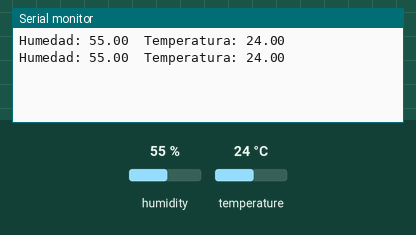
Recording of a sketch running on a simulated Arduino Uno, built with avr-gcc and run on an emulated ATmega328P. On the bench: the last lines printed to the serial monitor. The inputs (shaded band) are chosen by the test bench; at power-on: humidity 55 %, temperature 24 °C.

Above: at 2.8 s.
2.9 s: humidity set to 22 %
At 5.3 s:
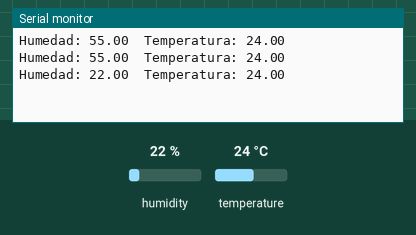
5.6 s: temperature set to 12 °C
At 6.7 s:
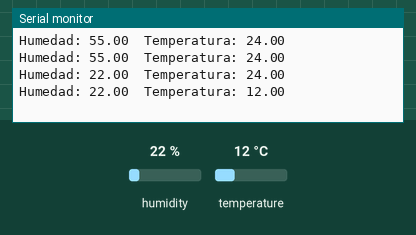
8.3 s: humidity set to 40 %
At 11.5 s:
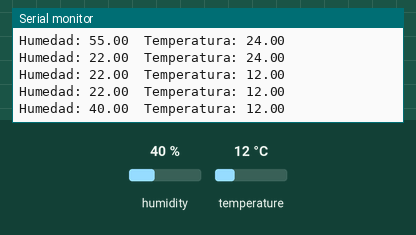
Timing chart, 0 to 13.0 s (numbered marks = the images above; inputs shaded):
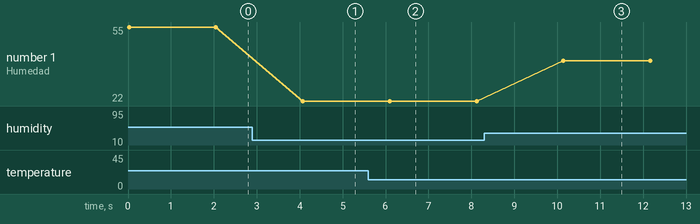

The sketch:

P41_Sensor_Temphumedad_DHT11.ino
```cpp
#include <DHT.h>
#define DHTPIN 2
#define DHTTYPE DHT11
DHT dht(DHTPIN, DHTTYPE);

void setup() {
  Serial.begin(9600);
  dht.begin();
}

float h;
float t;
void loop() {

  h = dht.readHumidity();
  t = dht.readTemperature();

  Serial.println("Humedad: " + String(h) + "\tTemperatura: " + String(t));

  delay(2000);
}
```

Measured:
- after the input at 2.9 s, the serial monitor: prints a new line after 1.2 s (image 1)
- after the input at 5.6 s, the serial monitor: prints a new line after 0.50 s (image 2)
- after the input at 8.3 s, the serial monitor: prints a new line after 1.8 s (image 3)
- plotted number 1: 55 → 22 after the input at 2.9 s, 22 → 40 after the input at 8.3 s
